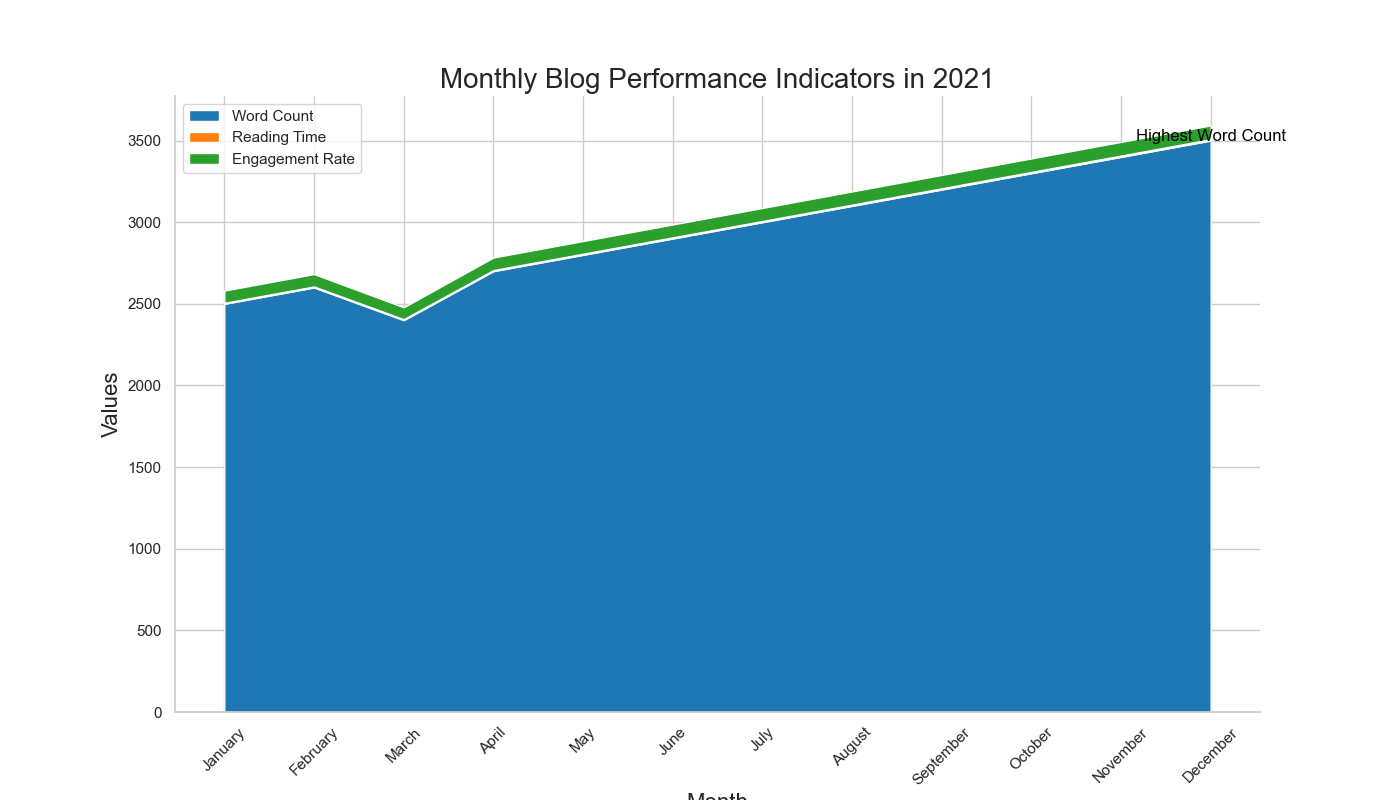

Python code for this plot:

import pandas as pd
import seaborn as sns
import matplotlib.pyplot as plt

# Data in a Pandas DataFrame
data = pd.DataFrame({
    'Month': ['January', 'February', 'March', 'April', 'May', 'June',
              'July', 'August', 'September', 'October', 'November', 'December'],
    'Word Count': [2500, 2600, 2400, 2700, 2800, 2900, 
                   3000, 3100, 3200, 3300, 3400, 3500],
    'Reading Time': [6, 6.2, 5.8, 6.4, 6.6, 6.8,
                     7, 7.2, 7.4, 7.6, 7.8, 8],
    'Engagement Rate': [75, 76, 73, 77, 78, 79,
                        80, 81, 82, 83, 84, 85]
})

# Transform data for stacked area plot
data = data.set_index('Month')
data.index = pd.CategoricalIndex(data.index, 
                                 categories=['January', 'February', 'March', 'April', 'May', 'June',
                                             'July', 'August', 'September', 'October', 'November', 'December'], 
                                 ordered=True)
data = data.sort_index()

# Stacked area plot
plt.figure(figsize=(14, 8))
sns.set_style("whitegrid")

# Define colors for each category
colors = ["#1f77b4", "#ff7f0e", "#2ca02c"]

# Generating the stacked areas
plt.stackplot(data.index, data['Word Count'], data['Reading Time'], data['Engagement Rate'], 
              labels=['Word Count', 'Reading Time', 'Engagement Rate'], colors=colors)

# Aesthetics
plt.title('Monthly Blog Performance Indicators in 2021', fontsize=20)
plt.ylabel('Values', fontsize=16)
plt.xlabel('Month', fontsize=16)
plt.xticks(rotation=45)
plt.legend(loc='upper left')

# Annotating a specific data point
plt.text('December', 3500, 'Highest Word Count', horizontalalignment='center', color='black')

# Show plot
sns.despine()
plt.show()
